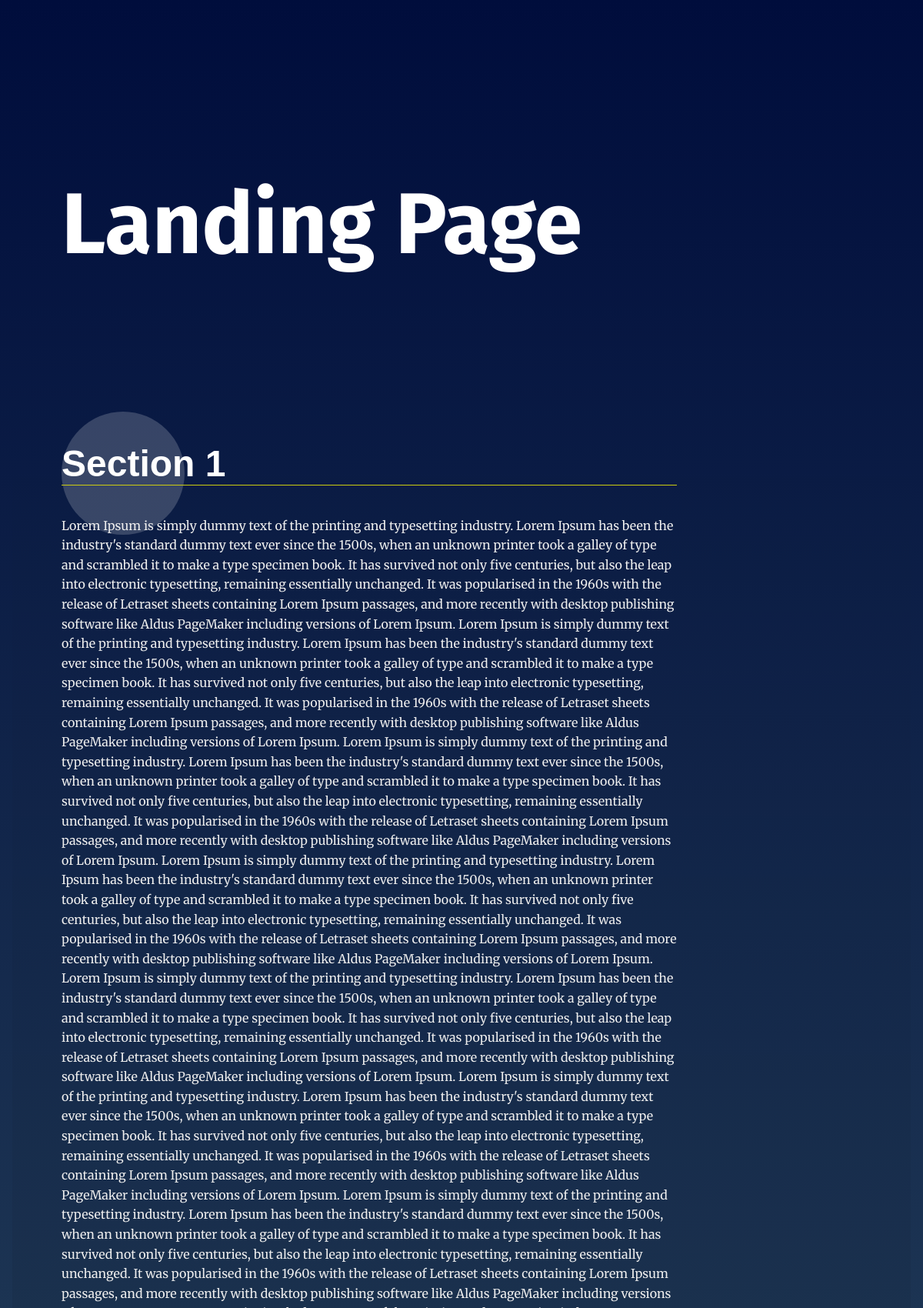
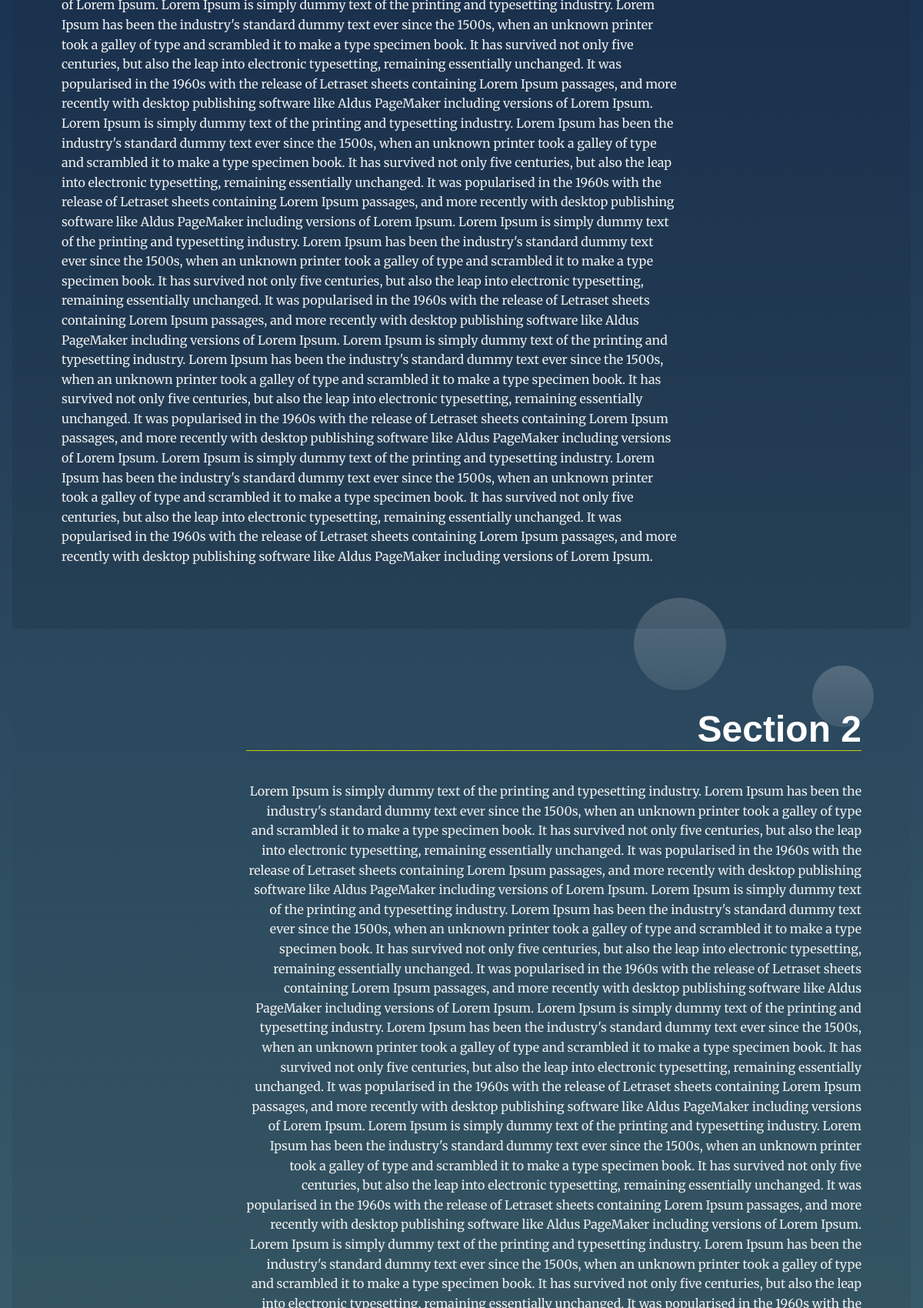
The page / (upper part) on the database its author committed (2 pictures, top to bottom).
### tables this page shows
CREATE TABLE `sections` (
  `id` int(11) NOT NULL,
  `name` varchar(60) NOT NULL DEFAULT 'What is Lorem Ipsum?',
  `details` text NOT NULL
);

### index.php (the view, shortened to what this page needs)
<!DOCTYPE html>
<html lang="en">
<head>
 <link rel="stylesheet" type="text/css" href="style.css">
</head>
<body>
  <main>
    <header class="main__hero">
      <h1>Landing Page </h1>
    </header>
	       <?php
	 global $con;
	$query = "SELECT * FROM sections ";
    $res = mysqli_query($con, $query);
    while ($row = mysqli_fetch_assoc($res)) {
	 $section_id = $row['id'];
	 $section_title = $row['name'];
	 $section_deatlis = $row['details'];
    ?>
    <section id="<?php echo 'section' . $section_id . '"' ?> data-nav="Section 1" class="your-active-class">
      <div class="landing__container">
        <h2><?php echo $section_title ?></h2>
        <p><?php echo $section_deatlis; ?></p>
      </div>
    </section>
    <?php
         }
    ?>
  </main>
</body>
</html>

### style.css (style rules this page uses)
body { background: rgb(136,203,171); background: linear-gradient(0deg, rgba(136,203,171,1) 0%, rgba(0,13,60,1) 100%); margin: 0; font-family: 'Merriweather', serif; color: #fff; }
h1 { font-family: 'Fira Sans', sans-serif; font-size: 3em; margin: 2em 1rem; }
@media only screen and (min-width: 35em) { h1 { font-size: 7em; margin: 2em 4rem 1em; } }
h2 { border-bottom: 1px solid #cc1; font-family: 'Oxygen', Sans-Serif; font-size: 3em; color: #fff; }
p { line-height: 1.6em; color: #eee; }
main { margin: 10vh 1em 10vh; }
section { position: relative; min-height: 80vh; }
.landing__container { padding: 1em; text-align: left; }
@media only screen and (min-width: 35em) { .landing__container { max-width: 50em; padding: 4em; } }
section:nth-of-type(even) .landing__container { margin-right: 0; margin-left: auto; text-align: right; }
section:nth-of-type(odd) .landing__container::before { content: ''; background: rgba(255, 255, 255, 0.187); position: absolute; z-index: -5; width: 20vh; height: 20vh; border-radius: 50%; opacity: 0; transition: ease 0.5s all; }
section:nth-of-type(even) .landing__container::before { content: ''; background: rgb(255,255,255); background: linear-gradient(0deg, rgba(255,255,255,.1) 0%, rgba(255,255,255,.2) 100%); position: absolute; top: 3em; right: 3em; z-index: -5; width: 10vh; height: 10vh; border-radius: 50%; opacity: 0; transition: ease 0.5s all; }
section:nth-of-type(3n + 1) .landing__container::after { content: ''; background: rgb(255,255,255); background: linear-gradient(0deg, rgba(255,255,255,.1) 0%, rgba(255,255,255,.2) 100%); position: absolute; right: 20vw; bottom: -5em; z-index: -5; width: 15vh; height: 15vh; border-radius: 50%; opacity: 0; transition: ease 0.5s all; }
section.your-active-class { background: rgb(0, 0, 0); background: linear-gradient(0deg, rgba(0, 0, 0, 0.1) 0%, rgba(0, 0, 0, 0) 100%); }
section.your-active-class .landing__container::before { opacity: 1; animation: rotate 4s linear 0s infinite forwards; }
section.your-active-class .landing__container::after { opacity: 1; animation: rotate 5s linear 0s infinite forwards reverse; }

### rows shown on the page
sections: name "Section 1", details "Lorem Ipsum is simply dummy text of the printing and typesetting industry. Lorem Ipsum has been the industry's standard dummy text ever since the 1500s, when an unknown printer took a galley of type and scrambled it to make a type specimen book. It has survived not only five centuries, but also the leap into electronic typesetting, remaining essentially unchanged. It was popularised in the 1960s with the release of Letraset sheets containing Lorem Ipsum passages, and more recently with desktop publishing software like Aldus PageMaker including versions of Lorem Ipsum. Lorem Ipsum is simply dummy text of the printing and typesetting industry. Lorem Ipsum has been the industry's standard…"
sections: name "Section 2"
